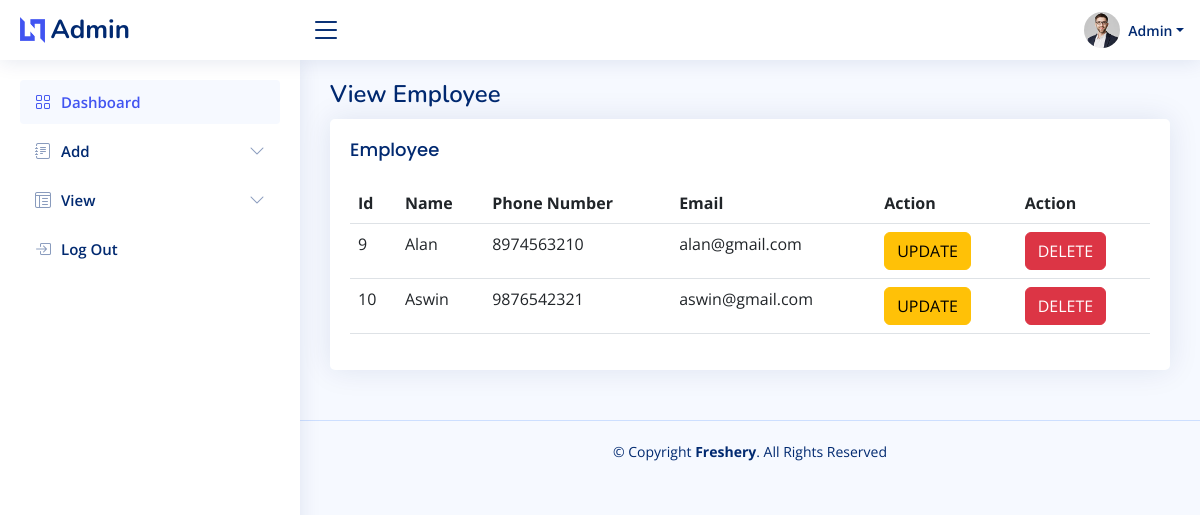
/admin/viewaddemployee.php (signed in), run on the app's committed database.
### admin/viewaddemployee.php (the view)
<?php include("header.php");
?>
<main id="main" class="main">
    <div class="pagetitle">
      <h1>View Employee</h1>
    </div>
    <section class="section">
      <div class="row">
        <div class="col-lg-12">
          <div class="card">
            <div class="card-body">
              <h5 class="card-title">Employee</h5>
              <table class="table ">
                <thead>
                  <tr>
                  <th scope="col">Id</th>
                    <th scope="col">Name</th>
                    <th scope="col">Phone Number</th>
                    <th scope="col">Email</th>
                    <th scope="col">Action</th>
                    <th scope="col">Action</th>
                  </tr>
                </thead>
                <tbody>
                    <?php
                    include("config.php");
                    $res=mysqli_query($con,"SELECT * FROM `add employee`");
                    while($row=mysqli_fetch_array($res))
                    {
                        ?>
                        <tr>
                        <td><?php echo $row['id'];?></td>
                            <td><?php echo $row['name'];?></td>
                            <td><?php echo $row['phonenumber'];?></td>
                            <td><?php echo $row['email'];?></td>
                            <td><a class="btn btn-warning " href="editemployee.php?id=<?php echo $row['id']?>">UPDATE</a></td>
                            <td><a class="btn btn-danger " href="delemployee.php?id=<?php echo $row['id']?>">DELETE</a></td>
                    </tr>
                            <?php
                     } ?>
                </tbody>
              </table>
            </div>
          </div>
        </div>
      </div>
    </section>
  </main>
  <?php include("footer.php")
  ?>

### admin/assets/css/style.css (style rules this page uses)
:root { scroll-behavior: smooth; }
body { font-family: "Open Sans", sans-serif; background: #f6f9ff; color: #444444; }
a { color: #4154f1; text-decoration: none; }
h1, h2, h3, h4, h5, h6 { font-family: "Nunito", sans-serif; }
#main { margin-top: 60px; padding: 20px 30px; transition: all 0.3s; }
.pagetitle { margin-bottom: 10px; }
.pagetitle h1 { font-size: 24px; margin-bottom: 0; font-weight: 600; color: #012970; }
.card { margin-bottom: 30px; border: none; border-radius: 5px; box-shadow: 0px 0 30px rgba(1, 41, 112, 0.1); }
.card-title { padding: 20px 0 15px 0; font-size: 18px; font-weight: 500; color: #012970; font-family: "Poppins", sans-serif; }
.card-body { padding: 0 20px 20px 20px; }
@media (min-width: 1200px) { #main, #footer { margin-left: 300px; } }

### data on the page
add employee: id "9", name "Alan", phonenumber "8974563210", email "alan@gmail.com"
add employee: id "10", name "Aswin", phonenumber "9876542321", email "aswin@gmail.com"
